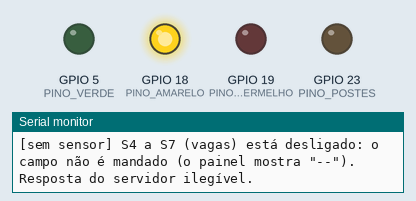
This sketch was run on a simulated ESP32. Parts: output pins drawn as LEDs (lit = HIGH), the last lines printed to the serial monitor. WiFi joins after 1.5 s; servers stay silent unless stated; uploads are accepted with an empty reply.

Above: at 12.9 s.
At 16.9 s:
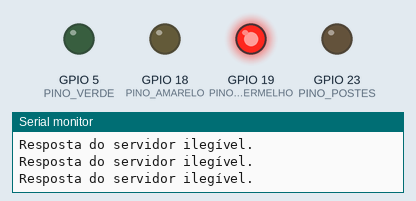
At 22.9 s:
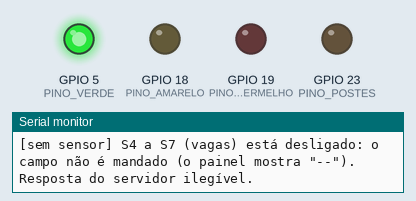
Timing chart, 0 to 30.0 s (numbered marks = the images above):
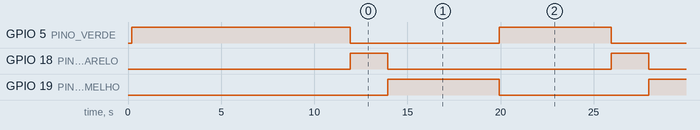

Measured:
- by itself, GPIO 5 (PINO_VERDE), GPIO 19 (PINO_VERMELHO): alternates HIGH for 6.0 s and LOW for 8.0 s
- by itself, GPIO 18 (PINO_AMARELO): alternates HIGH for 2.0 s and LOW for 12.0 s
- by itself, everything shown: repeats every 14.0 s, in 3 steps

The sketch:

centro-urbano.ino
```cpp
// =====================================================================
// Smart Canada 2050: ESP32 do CENTRO URBANO (E2, bloco 3)
// =====================================================================
// Os nomes dos campos são proposta. O grupo precisa confirmar antes de gravar os ESP32.
// Este sketch NÃO foi compilado, porque o arduino-cli não está instalado. Compile na Arduino IDE 2.
//
// Manda ao painel: postes, semaforo, vagas_livres.
// Sem comandos de usuário. O "ping" (teste da administração) é respondido pelo SmartCanadaRede.h.

// ======================= CONFIGURAÇÃO (troque aqui) =======================
// A rede PRECISA ser de 2,4 GHz. O ESP32 NÃO conecta em rede de 5 GHz.
const char* WIFI_REDE     = "NOME-DA-REDE";            // TROCAR: nome da Wi-Fi do dia
const char* WIFI_SENHA    = "SENHA-DA-REDE";           // TROCAR: senha da Wi-Fi (nunca suba a senha real para o GitHub)
const char* CHAVE_MODULOS = "chave-de-exemplo-troque"; // TROCAR: a mesma "chaveModulos" do servidor
const char* IP_RESERVA    = "192.168.0.10";            // TROCAR: IP do notebook (aparece grande na Administração)
const uint16_t PORTA_RESERVA = 5050;                   // porta do servidor

// Sensores ligados? true: o sketch lê o sensor. false: sensor desligado (ainda não instalado ou sem pino confirmado).
const bool S3_LIGADO = false;       // S3: LDR do Centro Urbano (decide os postes)
const bool VAGAS_LIGADAS = false;   // S4 a S7: sensores das vagas
const bool S8_S9_LIGADOS = false;   // S8 e S9: sensores da avenida (só alongam o verde; não são mandados ao painel)

// MODO_TESTE (uma só, vale para o sketch todo). Padrão false.
//   false: sensor desligado NÃO manda o campo; o cartão do painel mostra "--".
//   true:  sensor desligado manda um valor de teste e a leitura leva "teste": true (o painel mostra "Valor de teste").
const bool MODO_TESTE = false;
// ===========================================================================

const char* MODULO = "centro";

#include "SmartCanadaRede.h"

// ---- Pinos. Analógico: só ADC1 (32 a 39); os do ADC2 param com a Wi-Fi ligada. ----
const int PINO_LDR         = 39;  // TODO: confirmar pino. S3: LDR do Centro Urbano
const int PINO_POSTES      = 23;  // TODO: confirmar pino. LEDs dos postes (por transistor)
const int PINO_VERMELHO    = 19;  // TODO: confirmar pino. Semáforo, luz vermelha
const int PINO_AMARELO     = 18;  // TODO: confirmar pino. Semáforo, luz amarela
const int PINO_VERDE       = 5;   // TODO: confirmar pino. Semáforo, luz verde
const int PINOS_VAGA[4]    = {13, 14, 16, 17};  // TODO: confirmar pinos. S4, S5, S6, S7: sensores das vagas
const int PINO_VEICULO_S8  = 32;  // TODO: confirmar pino. S8: veículo na avenida
const int PINO_VEICULO_S9  = 33;  // TODO: confirmar pino. S9: veículo na avenida

// ---- Ajustes (TODO: conferir na maquete) ----
const int LDR_ESCURO = 1500;                 // abaixo disso está escuro (0 a 4095)
const int VAGA_OCUPADA = LOW;                // sensor infravermelho: LOW quando tem carro em cima
const unsigned long TEMPO_VERDE_MS = 6000;
const unsigned long TEMPO_AMARELO_MS = 2000;
const unsigned long TEMPO_VERMELHO_MS = 6000;
const unsigned long VERDE_EXTRA_MS = 4000;   // verde mais longo quando tem carro na avenida

// ---- Estado ----
enum CorSemaforo { VERDE, AMARELO, VERMELHO };
CorSemaforo semaforo = VERDE;
unsigned long inicioCor = 0;
bool postesLigados = false;
int vagasLivres = 4;

// S3: está escuro?
bool estaEscuro() {
  if (!S3_LIGADO) {
    if (!MODO_TESTE) { avisarSemSensor("S3 (LDR)"); return false; }  // sem LDR os postes ficam apagados
    avisarTeste("S3 (LDR)");
    return (millis() / 60000) % 2 == 1;  // alterna a cada minuto
  }
  return analogRead(PINO_LDR) < LDR_ESCURO;
}

// S4 a S7: quantas vagas livres
int lerVagasLivres() {
  if (!VAGAS_LIGADAS) {
    if (!MODO_TESTE) { avisarSemSensor("S4 a S7 (vagas)"); return vagasLivres; }  // o campo não é mandado
    avisarTeste("S4 a S7 (vagas)");
    return (millis() / 20000) % 5;  // muda a cada 20 s: 0, 1, 2, 3, 4
  }
  int livres = 0;
  for (int i = 0; i < 4; i++) {
    if (digitalRead(PINOS_VAGA[i]) != VAGA_OCUPADA) livres++;
  }
  return livres;
}

// S8 e S9: tem carro esperando na avenida?
bool carroNaAvenida() {
  if (!S8_S9_LIGADOS) return false;
  return digitalRead(PINO_VEICULO_S8) == LOW || digitalRead(PINO_VEICULO_S9) == LOW;
}

void acenderSemaforo() {
  digitalWrite(PINO_VERMELHO, semaforo == VERMELHO ? HIGH : LOW);
  digitalWrite(PINO_AMARELO, semaforo == AMARELO ? HIGH : LOW);
  digitalWrite(PINO_VERDE, semaforo == VERDE ? HIGH : LOW);
}

// Semáforo inteligente: verde 6 s, amarelo 2 s, vermelho 6 s.
// Com carro na avenida (S8 ou S9), o verde dura até 4 s a mais.
void atualizarSemaforo() {
  unsigned long passou = millis() - inicioCor;
  CorSemaforo antes = semaforo;
  if (semaforo == VERDE) {
    unsigned long limite = TEMPO_VERDE_MS + (carroNaAvenida() ? VERDE_EXTRA_MS : 0);
    if (passou >= limite) semaforo = AMARELO;
  } else if (semaforo == AMARELO) {
    if (passou >= TEMPO_AMARELO_MS) semaforo = VERMELHO;
  } else {
    if (passou >= TEMPO_VERMELHO_MS) semaforo = VERDE;
  }
  if (semaforo != antes) {
    inicioCor = millis();
    acenderSemaforo();
    redeEnviarAgora();
  }
}

// Cor do semáforo com os valores do contrato.
const char* textoSemaforo() {
  if (semaforo == AMARELO) return "amarelo";
  if (semaforo == VERMELHO) return "vermelho";
  return "verde";
}

// Monta a leitura com os nomes do contrato (docs/API.md).
// Campo de sensor desligado (sem MODO_TESTE) fica de fora: o painel mostra "--".
// O semáforo é do próprio ESP32 (não depende de sensor): vale como valor de verdade.
void montarLeitura(JsonObject dados) {
  if (S3_LIGADO || MODO_TESTE) {
    dados["postes"] = postesLigados ? "ligados" : "desligados";
    if (!S3_LIGADO) marcarTeste();
  }
  dados["semaforo"] = textoSemaforo();
  if (VAGAS_LIGADAS || MODO_TESTE) {
    dados["vagas_livres"] = vagasLivres;
    if (!VAGAS_LIGADAS) marcarTeste();
  }
}

// Centro Urbano não tem comandos de usuário. O ping já foi confirmado pelo SmartCanadaRede.h.
bool executarComando(const char* comando, const char* valor) {
  Serial.printf("O Centro Urbano não tem o comando %s.\n", comando);
  return false;
}

void setup() {
  Serial.begin(115200);
  delay(200);
  analogReadResolution(12);
  pinMode(PINO_POSTES, OUTPUT);
  pinMode(PINO_VERMELHO, OUTPUT);
  pinMode(PINO_AMARELO, OUTPUT);
  pinMode(PINO_VERDE, OUTPUT);
  for (int i = 0; i < 4; i++) pinMode(PINOS_VAGA[i], INPUT_PULLUP);
  pinMode(PINO_VEICULO_S8, INPUT_PULLUP);
  pinMode(PINO_VEICULO_S9, INPUT_PULLUP);
  inicioCor = millis();
  acenderSemaforo();
  redeIniciar({WIFI_REDE, WIFI_SENHA, CHAVE_MODULOS, MODULO, IP_RESERVA, PORTA_RESERVA});
}

void loop() {
  redeAtualizar();
  atualizarSemaforo();

  bool antesPostes = postesLigados;
  postesLigados = estaEscuro();  // anoitecer: o visitante cobre o LDR e os postes acendem
  digitalWrite(PINO_POSTES, postesLigados ? HIGH : LOW);

  int antesVagas = vagasLivres;
  vagasLivres = lerVagasLivres();

  if (antesPostes != postesLigados || antesVagas != vagasLivres) redeEnviarAgora();
  delay(10);
}
```

Source omitted: SmartCanadaRede.h (12758 bytes)
